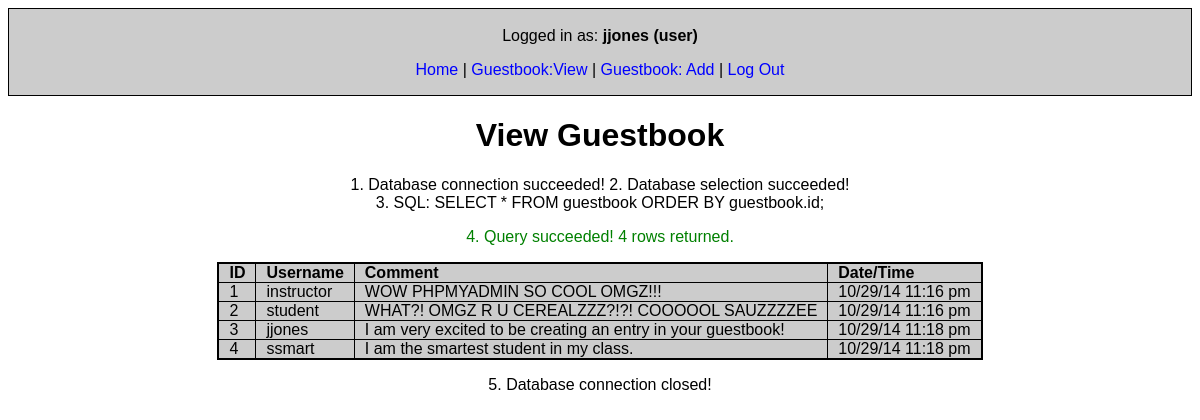
The page /guestbook_view.php (signed in) on the database its author committed.
### tables this page shows
CREATE TABLE IF NOT EXISTS `guestbook` (
`id` int(4) NOT NULL,
  `username` varchar(30) NOT NULL,
  `comment` text NOT NULL,
  `datetime` timestamp NOT NULL DEFAULT CURRENT_TIMESTAMP ON UPDATE CURRENT_TIMESTAMP
);

### guestbook_view.php (the view, shortened to what this page needs)
<?php
include_once "includes/html_top.php";
$heading = "View Guestbook";
include_once "includes/html_header.php";
echo "<h1>" . $heading . "</h1>";
include_once "includes/connection.php";
$sql="SELECT *"
. " FROM guestbook"
. " ORDER BY guestbook.id;";
echo "<br>3. SQL: " . $sql . "<br>";
$result=mysql_query($sql);
if (!$result) {
     die("<p style='color:red;'>4. ERROR: Query failed: " . mysql_error() . "</p>");
}
else {
     echo "<p style='color:green;'>4. Query succeeded! " . mysql_num_rows($result) . " rows returned.";
}
echo "<table class='shade viewTable'>";
echo "<tr>";
echo "<th>ID</th><th>Username</th><th>Comment</th><th>Date/Time</th>";
echo "</tr>";
while($rows=mysql_fetch_array($result)){
	 $mydate = $rows['datetime'];
	 $rows['datetime'] = date('m/d/y h:i a', strtotime($mydate));
     echo "<tr>";
     echo "<td>" . $rows['id'] . "</td>";
     echo "<td>" . $rows['username'] . "</td>";
     echo "<td>" . $rows['comment'] . "</td>";
     echo "<td>" . $rows['datetime'] . "</td>";
     echo "</tr>";
}
echo "</table>";
include_once "includes/footer.php";
?>

### styles/home.css (style rules this page uses)
body { font: 100% Verdana, Arial, Helvetica, sans-serif; text-align: center; }
table { border: thin #000000 solid; margin-left: auto; margin-right: auto; }
td, th { text-align: left; padding: 0 10px 0 10px; }
th { font-weight: bold; }
.shade { background-color: #cccccc; border: solid thin #000; }

### styles/contact.css (style rules this page uses)
table { margin-left: auto; margin-right: auto; border-collapse: collapse; }
td, th { border: 1px solid #000; }
.shade { border: 1px solid black; border-collapse: collapse; text-align: center; background-color: #cccccc; margin-left: auto; margin-right: auto; }
.viewTable { border: 2px solid black; background-color: #cccccc; }

### rows shown on the page
guestbook: id "1", username "instructor", comment "WOW PHPMYADMIN SO COOL OMGZ!!!", datetime "10/29/14 11:16 pm"
guestbook: id "2", username "student", comment "WHAT?! OMGZ R U CEREALZZZ?!?! COOOOOL SAUZZZZEE", datetime "10/29/14 11:16 pm"
guestbook: id "3", username "jjones", comment "I am very excited to be creating an entry in your guestbook!", datetime "10/29/14 11:18 pm"
guestbook: id "4", username "ssmart", comment "I am the smartest student in my class.", datetime "10/29/14 11:18 pm"

### other values the page prints
$_SESSION["username"] "jjones"
$_SESSION["permissions"] "user"
$link_1_text "Home"
$link_2_text "Guestbook:View"
$link_3_text "Guestbook: Add"
$link_5_text "Log Out"
$heading "View Guestbook"
$sql "SELECT * FROM guestbook ORDER BY guestbook.id;"
mysql_num_rows($result) "4"
